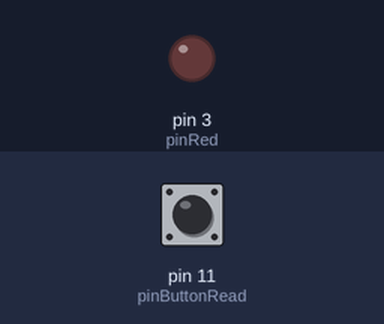
This sketch was run on a simulated Arduino Uno, built with avr-gcc and run on an emulated ATmega328P. On the bench: output pins drawn as LEDs (lit = HIGH). Dashed ring = blinking. The test bench sets the inputs (shaded band); at power-on: pin 11 (pinButtonRead) LOW.

Above: at 1.2 s.
1.3 s: pin 11 (pinButtonRead) pulsed HIGH 5 times (0.12 s each, 0.3 s apart)
At 1.75 s:
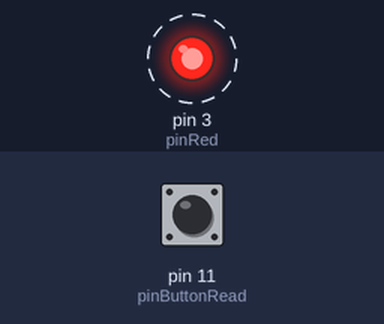
4.3 s: pin 11 (pinButtonRead) pulled HIGH for 0.15 s
At 5.1 s:
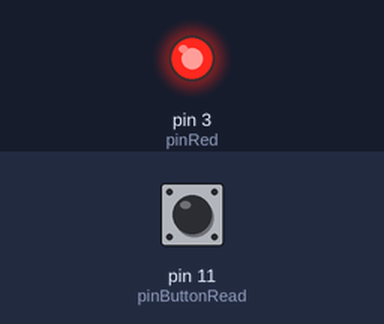
5.9 s: pin 11 (pinButtonRead) pulled HIGH for 1 s
At 6.3 s:
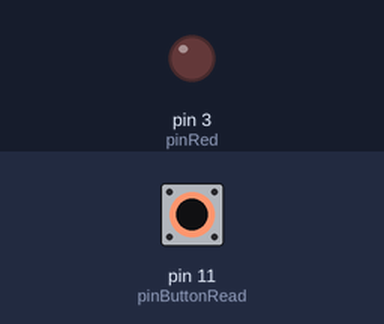
Timing chart, 0 to 8.9 s (numbered marks = the images above; inputs shaded):
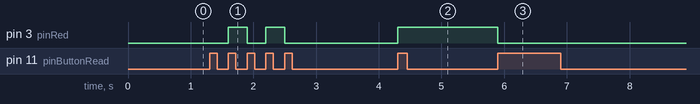

The sketch:

T28_Toggle_switch.ino
```cpp
int pinRed = 3;
int pinButtonRead = 11;
int buttonRead;
int buttonNew;//used for button release
int buttonOld = 0;// "    "    "       "
int dt = 100;
bool on = true; //used in push in method
void setup() {
  // put your setup code here, to run once:
  //Serial.begin(9600);
  pinMode(pinRed,OUTPUT);
  pinMode(pinButtonRead,INPUT);
}

void loop() {
  // put your main code here, to run repeatedly:
  buttonRead = digitalRead(pinButtonRead);
  //Serial.println(ButtonRead);
  /*if (ButtonRead == 0 && on == false){ //push in method
    digitalWrite(pinRed,HIGH);
    on = true;
  }else if (ButtonRead == 0){
    digitalWrite(pinRed,LOW);
    on = false;
  }

  while(ButtonRead == 0){
    ButtonRead = digitalRead(pinButtonRead);
  }*/
  buttonNew = buttonRead; // button release method
  if (buttonNew == 1 && buttonOld == 0){
    if (on == false){
      digitalWrite(pinRed,HIGH);
      on = true;
    }else{
      digitalWrite(pinRed,LOW);
      on =false;
    }
  }
  buttonOld = buttonNew;
}
```

Measured:
- after the input at 1.3 s, pin 3 (pinRed): alternates HIGH for 0.30 s and LOW for 0.30 s, 4 changes in all, then stays LOW, starting after 0.30 s
- after the input at 4.3 s, pin 3 (pinRed): LOW → HIGH at once
- after the input at 5.9 s, pin 3 (pinRed): HIGH → LOW at once
